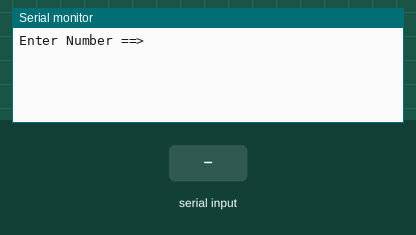
Simulated run of this sketch. Board: Arduino Uno, built with avr-gcc and run on an emulated ATmega328P. Parts: the last lines printed to the serial monitor. Inputs (shaded band) come from the test bench.

Above: at 1.2 s.
1.3 s: "90,45\n" received over Serial
At 2.3 s:
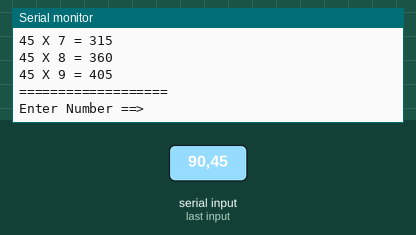
2.8 s: "30,150\n" received over Serial
At 2.81 s:
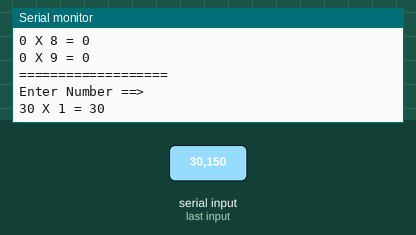
Timing chart, 0 to 5.8 s (numbered marks = the images above; inputs shaded):
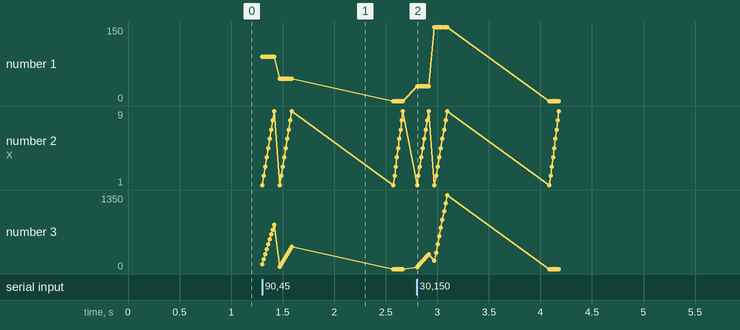

The sketch:

5-3.ino
```cpp
void setup() {
  // 시리얼 통신 속도 설정 : 속도 9600 bps, 8데이터 비트, 패리티 없음, 한 개의 스톱비트
 Serial.begin(9600) ;

}
void loop() {
      int   i=1, dan=0;

      Serial.println("Enter Number ==>");

     // PC에서 데이터가 전송되어 올때까지 기다린다.
      while(1) {
       if(Serial.available() > 0 ) break;
      }

     dan =  Serial.parseInt();

     while( i <= 9 ) {
        Serial.print(dan);
        Serial.print(" X ");
        Serial.print(i);
        Serial.print(" = ");
        Serial.println(dan*i);
        i++;
     }
    Serial.println("===================");
  }
```

Measured:
- after the input at 1.3 s, the serial monitor: prints a new line at once (image 1)
- after the input at 2.8 s, the serial monitor: prints a new line at once (image 2)
